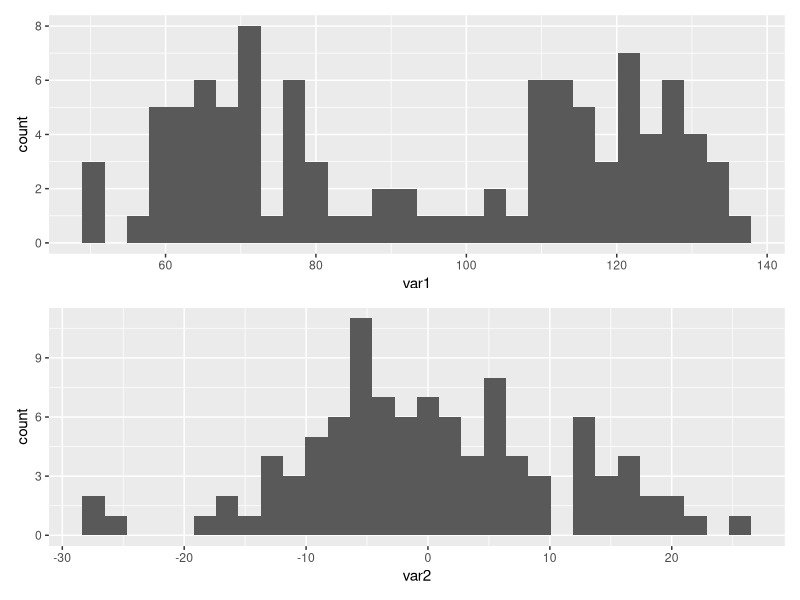
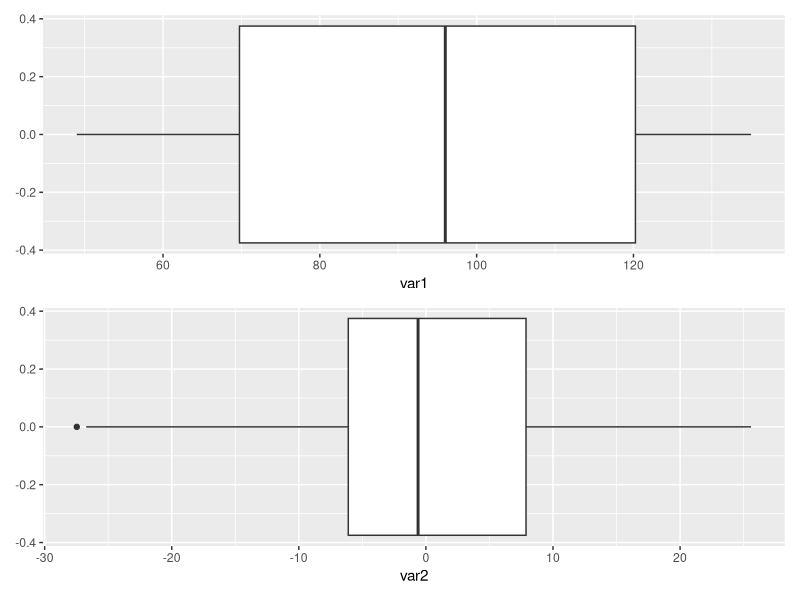

The R source for these figures, in order:
## ---- chunk 1
knitr::opts_chunk$set(echo = TRUE)
library(tidyverse)
library(patchwork)
## ---- chunk 2
((24*74) + 64) / (24 + 1)
## ---- chunk 3
data <- read_csv('hw1_data.csv')
## ---- chunk 4
var1hist <- ggplot(data) + geom_histogram(aes(var1))
var2hist <- ggplot(data) + geom_histogram(aes(var2))
var1hist / var2hist
## ---- chunk 5
var1box <- ggplot(data) + geom_boxplot(aes(var1))
var2box <- ggplot(data) + geom_boxplot(aes(var2))
var1box / var2box
## ---- chunk 6
bind_rows(summary(data$var1),
          summary(data$var2)
) %>% knitr::kable(row.names = TRUE)

